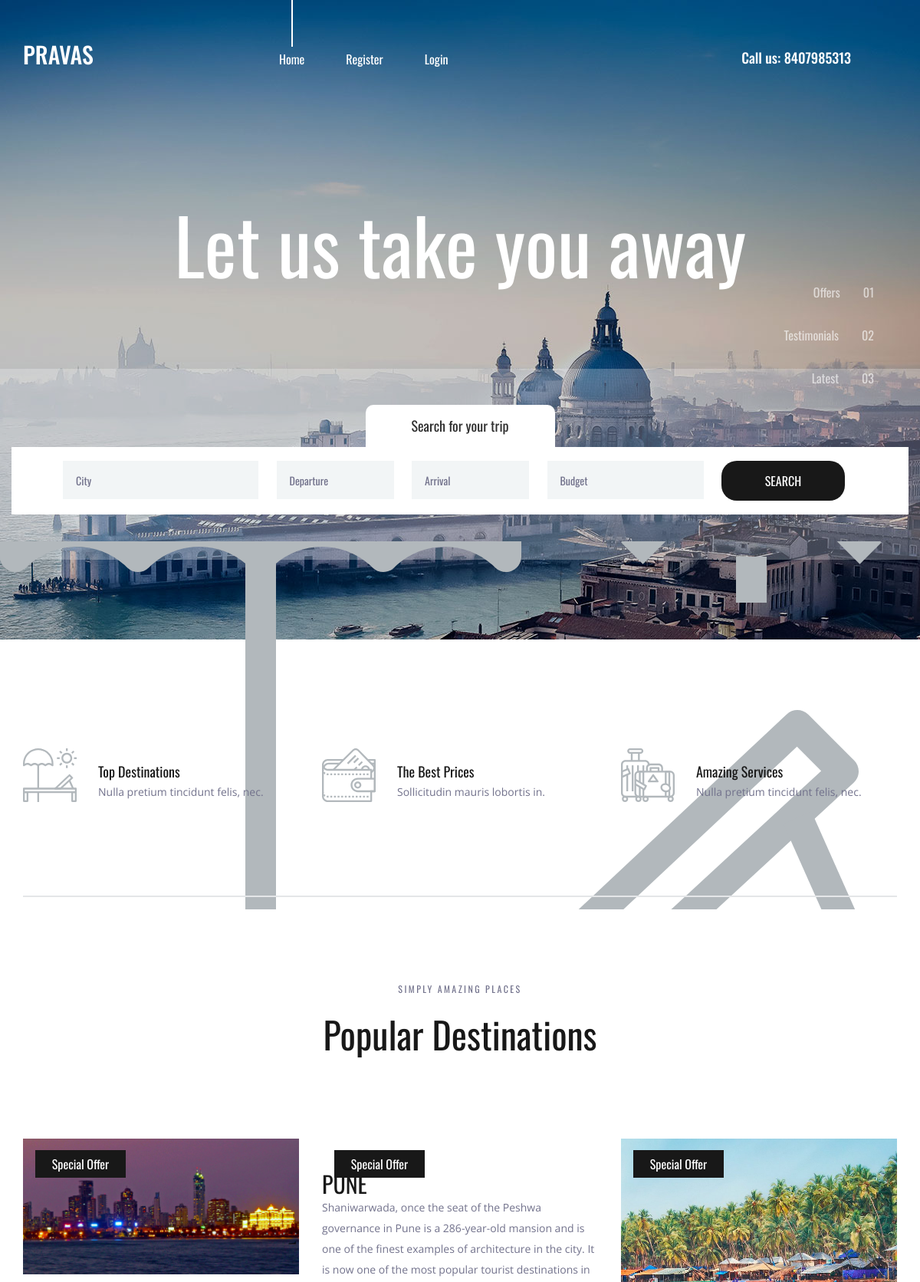
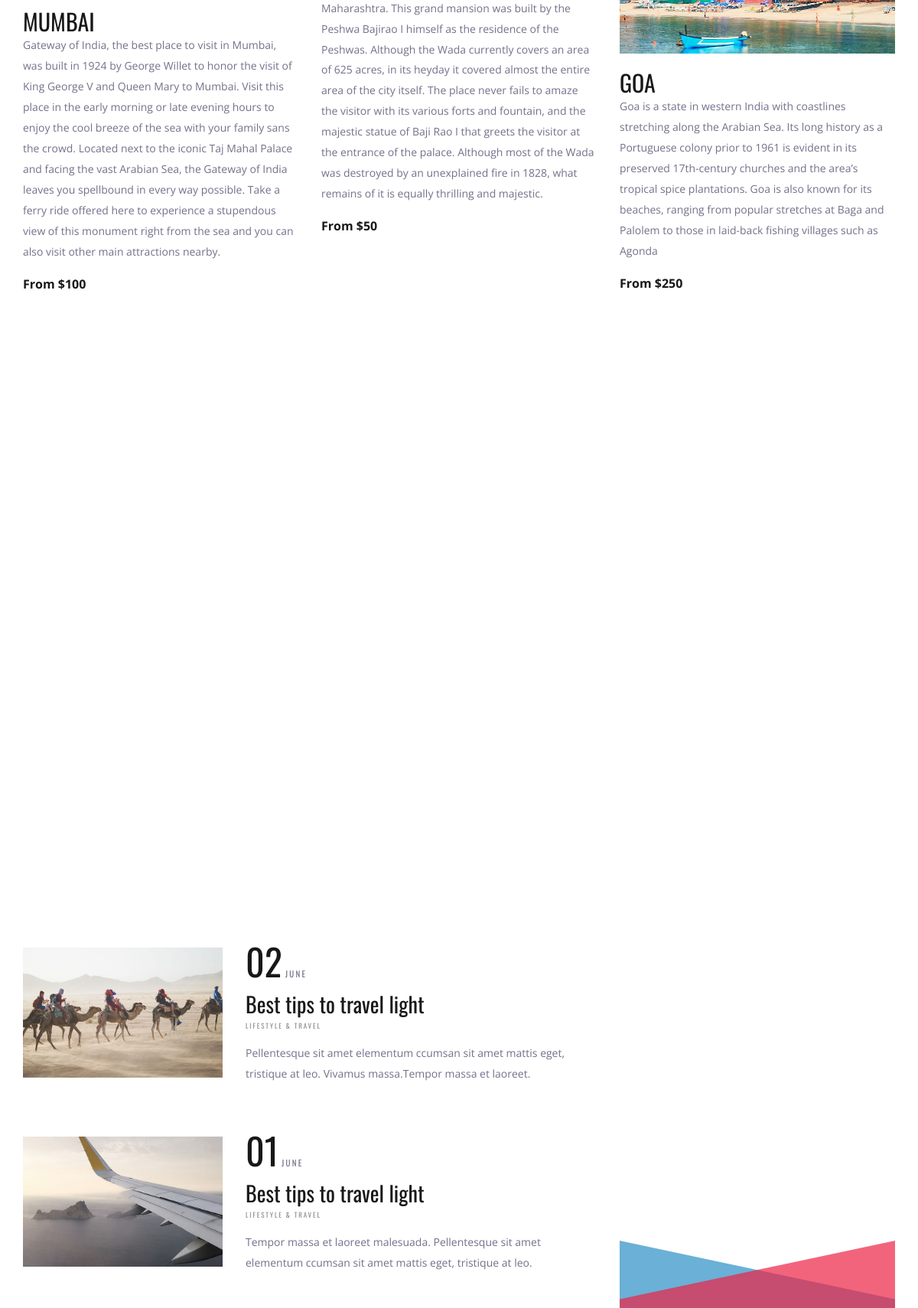
The page / (upper part) on the database its author committed (2 pictures, top to bottom).
### travello/models.py (models this page shows)
class Destination(models.Model):
    name = models.CharField(max_length=100)
    img = models.ImageField(upload_to='pics')
    desc = models.TextField()
    price = models.IntegerField()
    offer = models.BooleanField(default=False)

### travello/views.py (the view)
# urls.py: urlpatterns = [path("", views.index, name="index")]
def index(request):
    dests = Destination.objects.all()
    return render(request, "index.html", {'dests': dests})

### templates/index.html (shortened to what this page needs)
{% load static %}
<!DOCTYPE html>
<html lang="en">
<head>
	<link rel="stylesheet" type="text/css" href="{% static 'styles/bootstrap4/bootstrap.min.css' %}">
	<link href="{% static 'plugins/font-awesome-4.7.0/css/font-awesome.min.css' %}" rel="stylesheet" type="text/css">
	<link rel="stylesheet" type="text/css" href="{% static 'plugins/OwlCarousel2-2.2.1/owl.carousel.css' %}">
	<link rel="stylesheet" type="text/css" href="{% static 'plugins/OwlCarousel2-2.2.1/owl.theme.default.css' %}">
	<link rel="stylesheet" type="text/css" href="{% static 'plugins/OwlCarousel2-2.2.1/animate.css' %}">
	<link rel="stylesheet" type="text/css" href="{% static 'styles/main_styles.css' %}">
	<link rel="stylesheet" type="text/css" href="{% static 'styles/responsive.css' %}">
</head>
<body>
	<div class="super_container">
		<header class="header">
			<div class="container">
				<div class="row">
					<div class="col">
						<div class="header_content d-flex flex-row align-items-center justify-content-start">
							<div class="header_content_inner d-flex flex-row align-items-end justify-content-start">
								<div class="logo"><a href="index.html">PRAVAS</a></div>
								<nav class="main_nav">
									<ul class="d-flex flex-row align-items-start justify-content-start">
										<li class="active"><a href="index.html">Home</a></li>
										{% if user.is_authenticated %}
										<li>Hello, {{user.first_name}}</li>
										<li><a href="accounts/logout">Logout</a></li>
										{% else %}
										<li><a href="accounts/register">Register</a></li>
										<li><a href="accounts/login">Login</a></li>
										{% endif %}
									</ul>
								</nav>
								<div class="header_phone ml-auto">Call us: 8407985313</div>
							</div>
						</div>
					</div>
				</div>
			</div>
		</header>
		<div class="home">
			<div class="home_slider_container">
				<div class="owl-carousel owl-theme home_slider">
					<div class="owl-item">
						<div class="background_image"
							style="background-image:url({% static 'images/home_slider.jpg' %})"></div>
						<div class="home_slider_content_container">
							<div class="container">
								<div class="row">
									<div class="col">
										<div class="home_slider_content">
											<div class="home_title">
												<h2>Let us take you away</h2>
											</div>
										</div>
									</div>
								</div>
							</div>
						</div>
					</div>
				</div>
				<div class="home_page_nav">
					<ul class="d-flex flex-column align-items-end justify-content-end">
						<li><a href="#" data-scroll-to="#destinations">Offers<span>01</span></a></li>
						<li><a href="#" data-scroll-to="#testimonials">Testimonials<span>02</span></a></li>
						<li><a href="#" data-scroll-to="#news">Latest<span>03</span></a></li>
					</ul>
				</div>
			</div>
		</div>
		<div class="home_search">
			<div class="container">
				<div class="row">
					<div class="col">
						<div class="home_search_container">
							<div class="home_search_title">Search for your trip</div>
							<div class="home_search_content">
								<form action="#" class="home_search_form" id="home_search_form">
									<div
										class="d-flex flex-lg-row flex-column align-items-start justify-content-lg-between justify-content-start">
										<input type="text" class="search_input search_input_1" placeholder="City"
											required="required">
										<input type="text" class="search_input search_input_2" placeholder="Departure"
											required="required">
										<input type="text" class="search_input search_input_3" placeholder="Arrival"
											required="required">
										<input type="text" class="search_input search_input_4" placeholder="Budget"
											required="required">
										<button class="home_search_button">search</button>
									</div>
								</form>
							</div>
						</div>
					</div>
				</div>
			</div>
		</div>
		<div class="intro">
			<div class="intro_background" style="background-image:url({% static 'images/beach.svg' %})"></div>
			<div class="container">
				<div class="row">
					<div class="col">
						<div class="intro_container">
							<div class="row">
								<div class="col-lg-4 intro_col">
									<div class="intro_item d-flex flex-row align-items-end justify-content-start">
										<div class="intro_icon"><img src="{% static 'images/beach.svg' %}" alt=""></div>
										<div class="intro_content">
											<div class="intro_title">Top Destinations</div>
											<div class="intro_subtitle">
												<p>Nulla pretium tincidunt felis, nec.</p>
											</div>
										</div>
									</div>
								</div>
								<div class="col-lg-4 intro_col">
									<div class="intro_item d-flex flex-row align-items-end justify-content-start">
										<div class="intro_icon"><img src="{% static 'images/wallet.svg' %}" alt="">
										</div>
										<div class="intro_content">
											<div class="intro_title">The Best Prices</div>
											<div class="intro_subtitle">
												<p>Sollicitudin mauris lobortis in.</p>
											</div>
										</div>
									</div>
								</div>
								<div class="col-lg-4 intro_col">
									<div class="intro_item d-flex flex-row align-items-end justify-content-start">
										<div class="intro_icon"><img src="{% static 'images/suitcase.svg' %}" alt="">
										</div>
										<div class="intro_content">
											<div class="intro_title">Amazing Services</div>
											<div class="intro_subtitle">
												<p>Nulla pretium tincidunt felis, nec.</p>
											</div>
										</div>
									</div>
								</div>
							</div>
						</div>
					</div>
				</div>
			</div>
		</div>
		<div class="destinations" id="destinations">
			<div class="container">
				<div class="row">
					<div class="col text-center">
						<div class="section_subtitle">simply amazing places</div>
						<div class="section_title">
							<h2>Popular Destinations</h2>
						</div>
					</div>
				</div>
				<div class="row destinations_row">
					<div class="col">
						<div class="destinations_container item_grid">
							{% for dest in dests %}
							<div class="destination item">
								<div class="destination_image">
									<img src="{{dest.img.url}}" alt="">
									{% if dest.offer %}
									<div class="spec_offer text-center"><a href="#">Special Offer</a></div>
									{% endif %}
								</div>
								<div class="destination_content">
									<div class="destination_title"><a href="destinations.html">{{dest.name}}</a>
									</div>
									<div class="destination_subtitle">
										<p>{{dest.desc}}</p>
									</div>
									<div class="destination_price">From ${{dest.price}}</div>
								</div>
							</div>
							{% endfor %}
						</div>
					</div>
				</div>
			</div>
		</div>
		<div class="testimonials" id="testimonials">
			<div class="parallax_background parallax-window" data-parallax="scroll"
				data-image-src="{% static 'images/testimonials.jpg' %}" data-speed="0.8"></div>
			<div class="container">
				<div class="row">
					<div class="col text-center">
						<div class="section_subtitle">simply amazing places</div>
						<div class="section_title">
							<h2>Testimonials</h2>
						</div>
					</div>
				</div>
				<div class="row testimonials_row">
					<div class="col">
						<div class="testimonials_slider_container">
							<div class="owl-carousel owl-theme testimonials_slider">
								<div class="owl-item text-center">
									<div class="testimonial">Lorem ipsum dolor sit amet, consectetur
										odio.</div>
									<div class="testimonial_author">
										<div
											class="testimonial_author_content d-flex flex-row align-items-end justify-content-start">
											<div>john turner,</div>
											<div>client</div>
										</div>
									</div>
								</div>
							</div>
						</div>
					</div>
				</div>
			</div>
		</div>
		<div class="news" id="news">
			<div class="container">
				<div class="row">
					<div class="col-xl-8">
						<div class="news_container">
							<div
								class="news_post d-flex flex-md-row flex-column align-items-start justify-content-start">
								<div class="news_post_image"><img src="{% static 'images/news_1.jpg' %}" alt=""></div>
								<div class="news_post_content">
									<div class="news_post_date d-flex flex-row align-items-end justify-content-start">
										<div>02</div>
										<div>june</div>
									</div>
									<div class="news_post_title"><a href="#">Best tips to travel light</a>
									</div>
									<div class="news_post_category">
										<ul>
											<li><a href="#">lifestyle & travel</a></li>
										</ul>
									</div>
									<div class="news_post_text">
										<p>Pellentesque sit amet elementum ccumsan sit amet mattis eget,
											tristique at
											leo. Vivamus massa.Tempor massa et laoreet.</p>
									</div>
								</div>
							</div>
							<div
								class="news_post d-flex flex-md-row flex-column align-items-start justify-content-start">
								<div class="news_post_image"><img src="{% static 'images/news_2.jpg' %}" alt=""></div>
								<div class="news_post_content">
									<div class="news_post_date d-flex flex-row align-items-end justify-content-start">
										<div>01</div>
										<div>june</div>
									</div>
									<div class="news_post_title"><a href="#">Best tips to travel light</a>
									</div>
									<div class="news_post_category">
										<ul>
											<li><a href="#">lifestyle & travel</a></li>
										</ul>
									</div>
									<div class="news_post_text">
										<p>Tempor massa et laoreet malesuada. Pellentesque sit amet
											elementum ccumsan
											sit amet mattis eget, tristique at leo.</p>
									</div>
								</div>
							</div>
						</div>
					</div>
					<div class="col-xl-4">
						<div class="travello">
							<div class="background_image"
								style="background-image:url({% static 'images/travello.jpg)"></div>
							<div class="travello_content">
								<div class="travello_content_inner">
									<div></div>
									<div></div>
								</div>
							</div>
							<div class="travello_container">
								<a href="#">
									<div class="d-flex flex-column align-items-center justify-content-end">
									</div>
								</a>
							</div>
						</div>
					</div>
				</div>
			</div>
		</div>
						</div>
</body>
</html>

### static/styles/responsive.css (style rules this page uses)
@media only screen and (max-width: 1480px) { .home_page_nav { right: 60px; } }

### rows shown on the page
Destination: img (picture), offer "Special Offer", name "MUMBAI", desc "Gateway of India, the best place to visit in Mumbai, was built in 1924 by George Willet to honor the visit of King George V and Queen Mary to Mumbai. Visit this place in the early morning or late evening hours to enjoy the cool breeze of the sea with your family sans the crowd. Located next to the iconic Taj Mahal Palace and facing the vast Arabian Sea, the Gateway of India leaves you spellbound in every way possible. Take a ferry ride offered here to experience a stupendous view of this monument right from the sea and you can also visit other main attractions nearby.", price "100"
Destination: offer "Special Offer", name "PUNE", desc "Shaniwarwada, once the seat of the Peshwa governance in Pune is a 286-year-old mansion and is one of the finest examples of architecture in the city. It is now one of the most popular tourist destinations in Maharashtra. This grand mansion was built by the Peshwa Bajirao I himself as the residence of the Peshwas. Although the Wada currently covers an area of 625 acres, in its heyday it covered almost the entire area of the city itself. The place never fails to amaze the visitor with its various forts and fountain, and the majestic statue of Baji Rao I that greets the visitor at the entrance of the palace. Although most of the Wada was destroyed by an unexplained fire in 1828, what remains…", price "50"
Destination: img (picture), offer "Special Offer", name "GOA", desc "Goa is a state in western India with coastlines stretching along the Arabian Sea. Its long history as a Portuguese colony prior to 1961 is evident in its preserved 17th-century churches and the area’s tropical spice plantations. Goa is also known for its beaches, ranging from popular stretches at Baga and Palolem to those in laid-back fishing villages such as Agonda", price "250"
